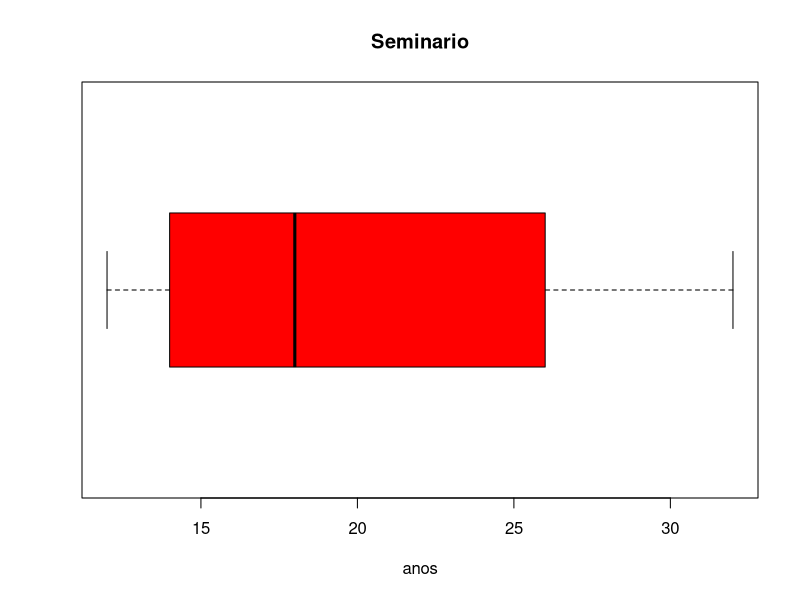

Source code (R):
Seminario <- data.frame(
  nome = c("Engenheiros","Professores","Analistas","Alunos"),
  numero = c(32,20,16,12)
  
)

niNomes = table(Seminario$nome)
fiNomes = prop.table(niNomes)
NINomes = cumsum(niNomes)
FINomes = cumsum(fiNomes)

tfeq <- data.frame(
  xi=table(Seminario$numero),
  ni=as.integer(niNomes),
  fi=as.numeric(fiNomes),
  NI=NINomes,
  FI=as.numeric(FINomes)
)

show(tfeq)


mean(Seminario$numero)
median(Seminario$numero,type=2)



quantile(Seminario$numero,probs = c(0.25,0.50,0.75),type=2)
summary(Seminario$numero)

boxplot(Seminario$numero,range=0,col="red",horizontal = TRUE, xlab="anos",main = "Seminario")
